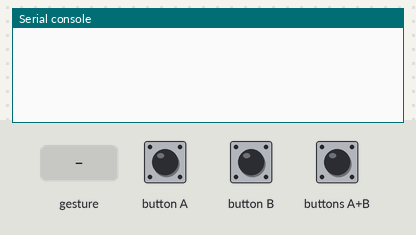
The program below on a simulated BBC micro:bit (MakeCode). Parts: the last lines printed to the serial console. The inputs (shaded band) are chosen by the test bench. No radio messages arrive unless stated (any console line starting 'radio sent:' is added by the test bench); a tilt is held for 1.5 s and a shake lasts 1 s, then the board lies face up again.

Above: at 1.2 s.
1.3 s: button A pressed for 0.15 s
At 2.6 s:
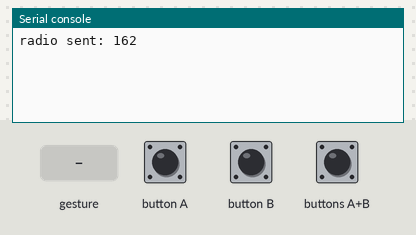
2.9 s: button B pressed for 0.15 s
At 3.8 s:
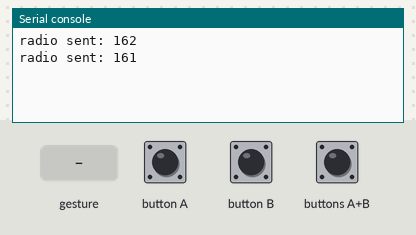
4.5 s: buttons A+B pressed for 0.15 s
At 5.0 s:
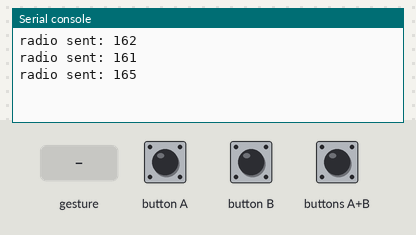
6.1 s: gesture 'tilt right'
At 6.8 s:
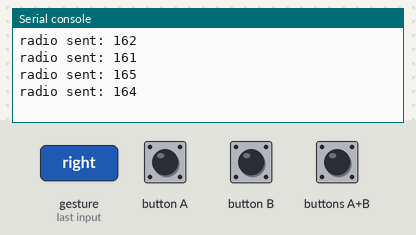
7.6 s: gesture 'tilt left'
At 9.2 s:
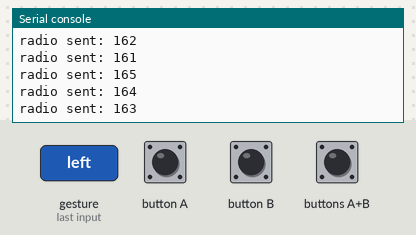
Timing chart, 0 to 10.1 s (numbered marks = the images above; inputs shaded):
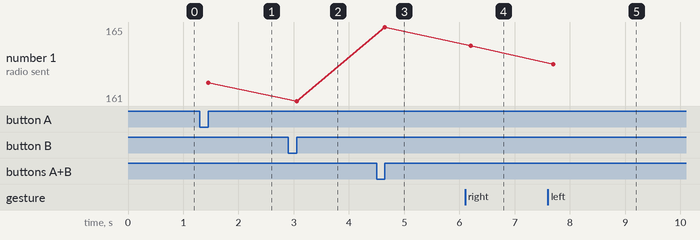

Measured:
- after the input at 1.3 s, the serial console: prints a new line after 0.15 s (image 1)
- after the input at 2.9 s, the serial console: prints a new line after 0.15 s (image 2)
- after the input at 4.5 s, the serial console: prints a new line after 0.15 s (image 3)
- after the input at 6.1 s, the serial console: prints a new line after 0.10 s (image 4)
- after the input at 7.6 s, the serial console: prints a new line after 0.10 s (image 5)
- plotted number 1: 162 → 161 after the input at 2.9 s, 161 → 165 after the input at 4.5 s, 165 → 164 after the input at 6.1 s, 164 → 163 after the input at 7.6 s

The program:

main.ts
```typescript
input.onButtonPressed(Button.A, function () {
    radio.sendNumber(162)
})
input.onGesture(Gesture.TiltRight, function () {
    radio.sendNumber(164)
})
input.onButtonPressed(Button.AB, function () {
    radio.sendNumber(165)
})
input.onButtonPressed(Button.B, function () {
    radio.sendNumber(161)
})
input.onGesture(Gesture.TiltLeft, function () {
    radio.sendNumber(163)
})
radio.setGroup(160)
```

test.ts
```typescript
// testene settes inn her; disse vil ikke kompilert så lenge denne pakken blir brukt som en utvidelse.
```
